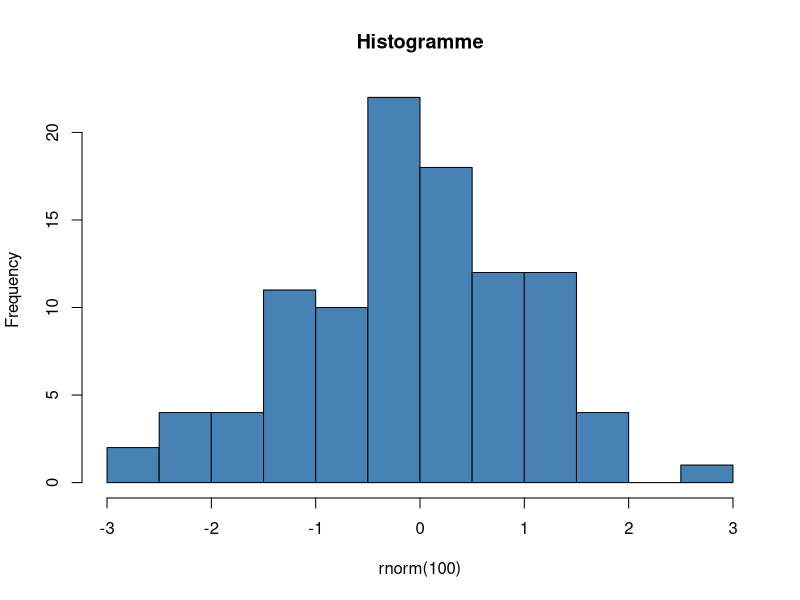

Recreate this plot in R.
## ---- chunk 1
#| content: valuebox
#| title: "Nombre aléatoire"
#| echo: false
list(value = round(runif(1, 1, 100)), icon = "graph-up", color = "primary")
## ---- chunk 2
#| content: valuebox
#| title: "π"
#| echo: false
list(value = pi, icon = "calculator", color = "secondary")
## ---- chunk 3
#| content: valuebox
#| title: "Lettres"
#| echo: false
list(value = length(letters), icon = "alphabet", color = "warning")
## ---- chunk 4
#| title: "Histogramme de données aléatoires"
#| fig-width: 6
#| fig-height: 4
hist(rnorm(100), main = "Histogramme", col = "steelblue")
